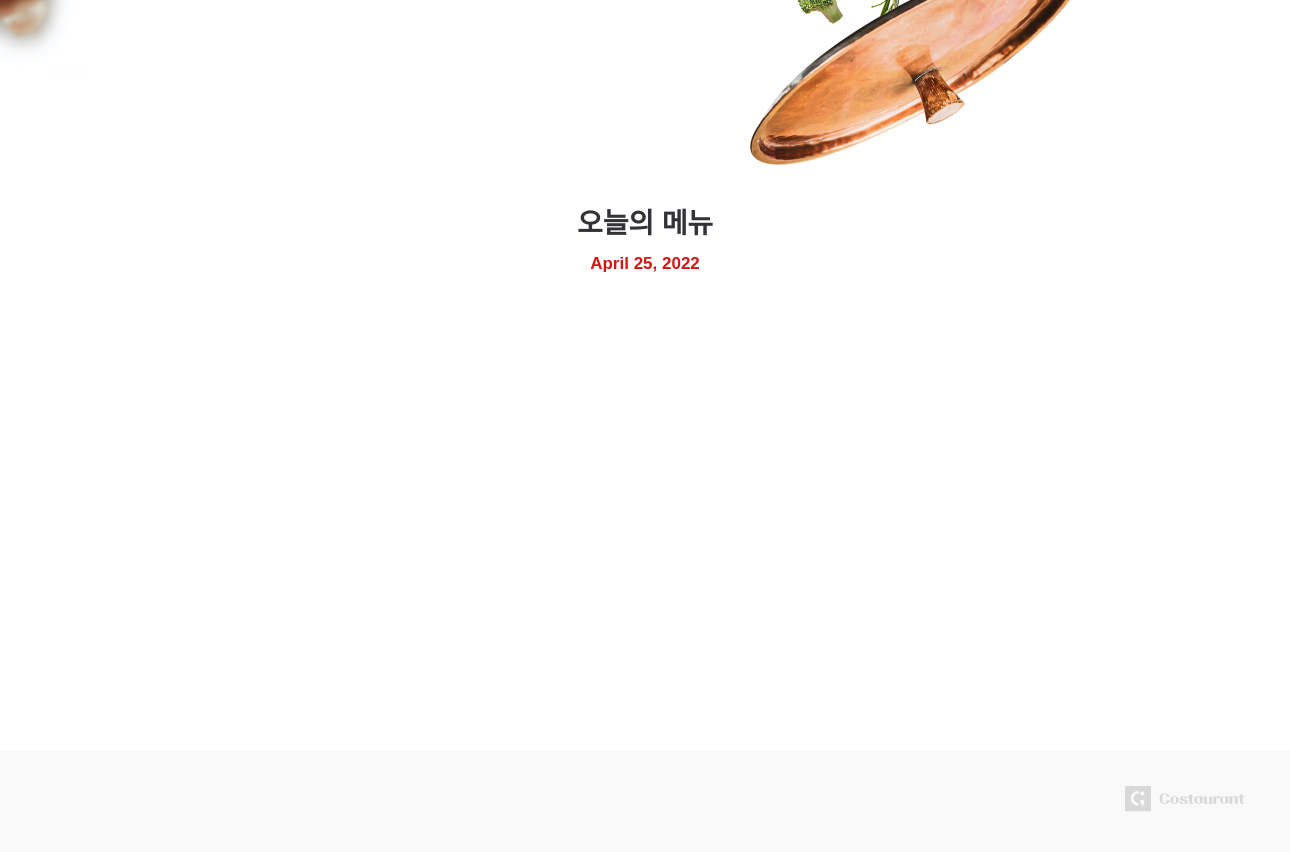
The page /menus/ (lower part) on the database as committed earlier.
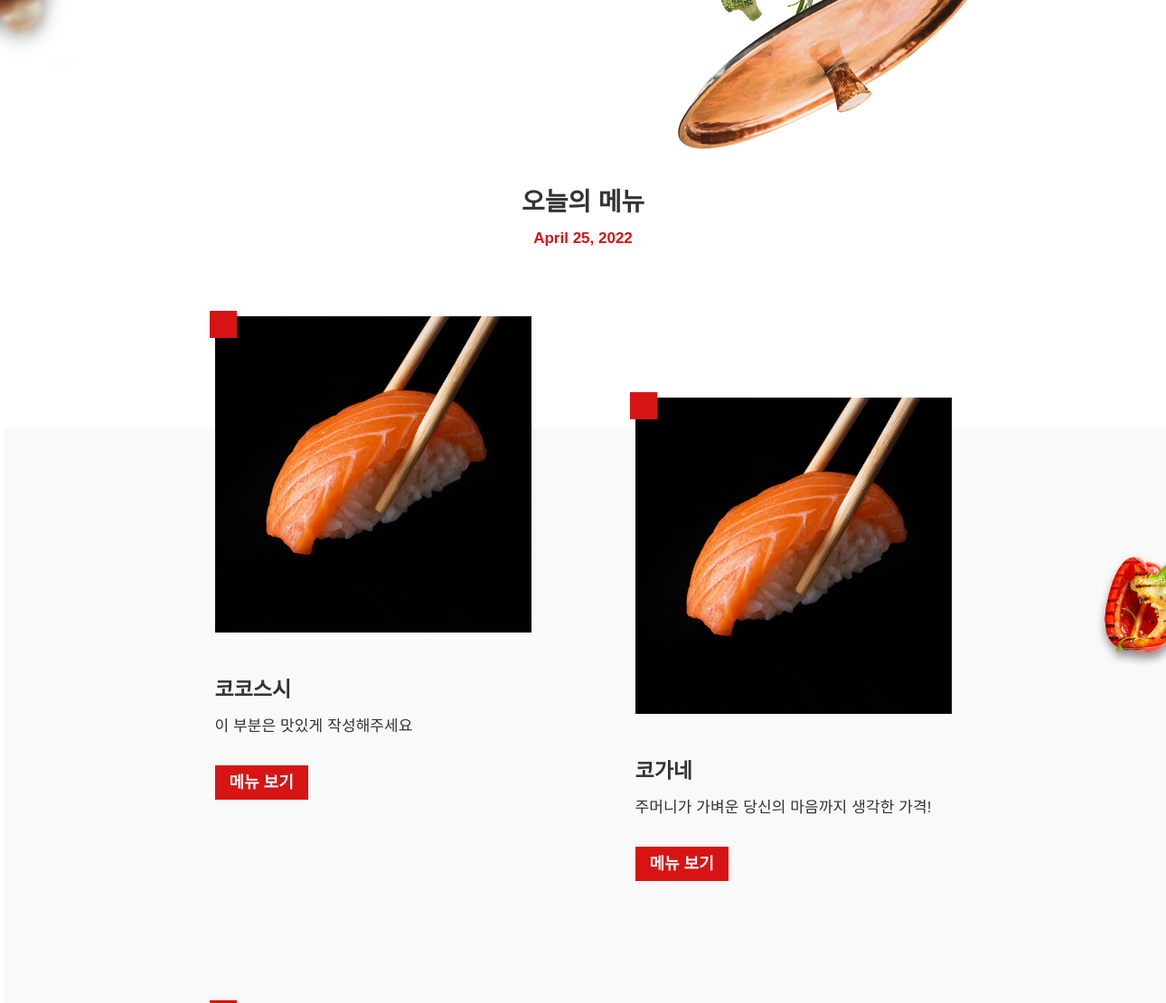
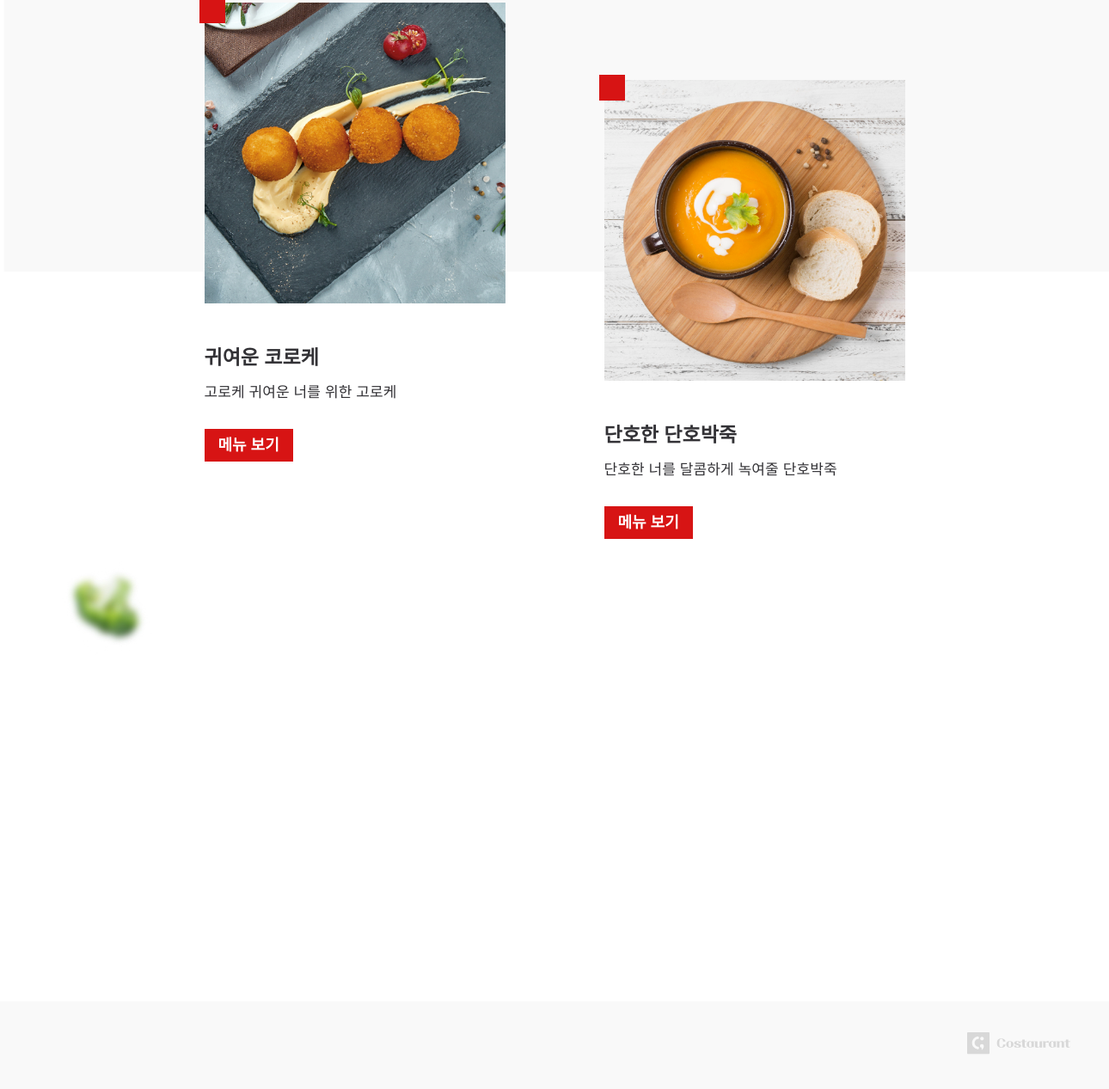
The same page on the database as committed later (2 pictures, top to bottom).
### menus/models.py (models this page shows, shortened)
class Menu(models.Model):
    name = models.CharField(max_length=80)
    name_eng = models.CharField(max_length=80)
    description = models.CharField(max_length=120)
    price = models.IntegerField()
    img_path = models.CharField(max_length=255)

### menus/views.py (the view)
# urls.py: path('', views.index),
def index(request):
    context = {}
    today = datetime.now().date()
    menus = Menu.objects.all()
    context["today"] = today
    context["menus"] = menus
    return render(request, 'menus/index.html', context)

### menus/templates/menus/index.html (shortened to what this page needs)
{% load static %}
<!DOCTYPE html>
<html>
<head>
    <link rel="stylesheet" href={% static 'menus/css/styles.css' %}>
    <link rel="stylesheet" type="text/css"
    href="https://cdn.rawgit.com/moonspam/NanumSquare/master/nanumsquare.css">
</head>
<body>
    <div id="header">
    </div>
    <div id="content">
       <div class="container">
            <div class="content_txt">
                <h2>오늘의 메뉴</h2>
                <p class="date-text"> {{today}} </p>
            </div>
            <div class="food_container">
                {% for menu in menus %}
                    <div class="food">
                    <img src={% get_static_prefix %}{{menu.img_path}}>
                    <div class="info">
                        <h3>{{menu.name}}</h3>
                        <p>{{menu.description}}</p>
                        <a href="{{menu.id}}">메뉴 보기</a>
                    </div>
                    </div>
                {% endfor %}
           </div>
       </div>
    </div>
    <div id="footer">
        <div class="container">
            <div class="footer">
                <img src={% static 'menus/images/logo-gray.svg' %}>
            </div>
        </div>
    </div>
</body>
</html>

Rows that differ between the two databases and show on the page:
added Menu: img_path (picture), name "코코스시", description "이 부분은 맛있게 작성해주세요"
added Menu: img_path (picture), name "코가네", description "주머니가 가벼운 당신의 마음까지 생각한 가격!"
added Menu: img_path (picture), name "귀여운 코로케", description "고로케 귀여운 너를 위한 고로케"
added Menu: img_path (picture), name "단호한 단호박죽", description "단호한 너를 달콤하게 녹여줄 단호박죽"
